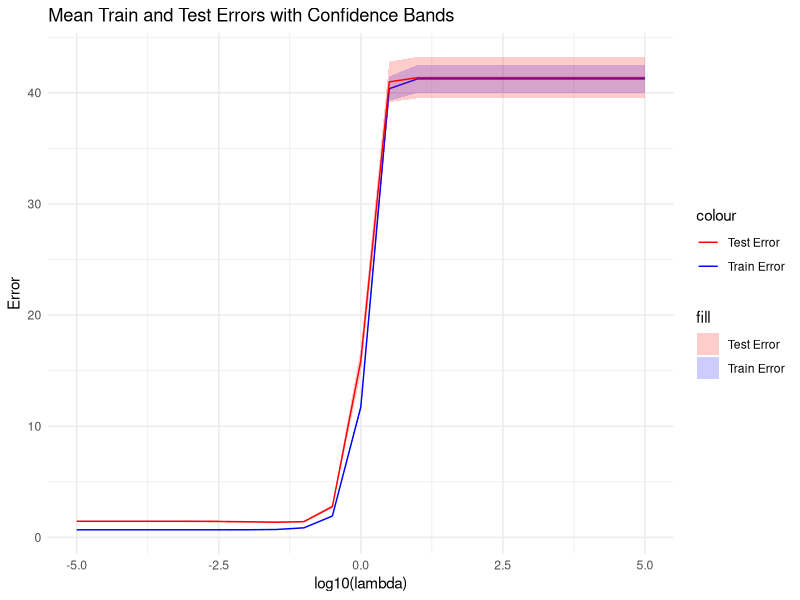
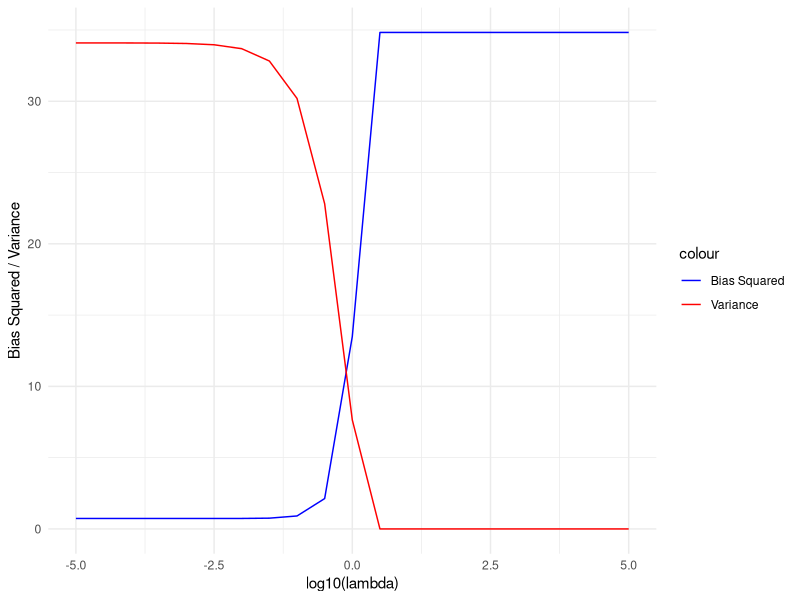
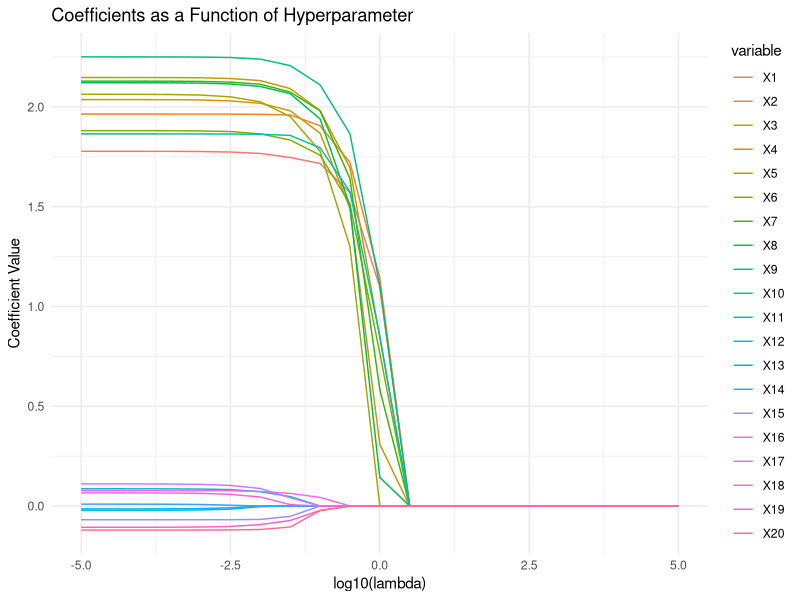

The R source for these figures, in order:
## ---- chunk 1
# Load required libraries
library(glmnet)
library(caret)
library(ggplot2)
library(reshape2)

# Set the seed for reproducibility
set.seed(123)

# Define the number of observations and relevant features
num_features_total <- 20
num_examples_total <- 100

num_trials <- 100
prop_relevant_features <- 0.5
prop_train_examples <- 0.7
ci_level <- 0.95

# Define a range of regularization parameters
lambda_seq <- 10^seq(-5, 5, by = 0.5)

# Create empty matrices to store the results
train_errors <- matrix(0, nrow = num_trials, ncol = length(lambda_seq))
test_errors <- matrix(0, nrow = num_trials, ncol = length(lambda_seq))


num_relevant_features <- prop_relevant_features * num_features_total
num_train_examples <- prop_train_examples * num_examples_total 



# Perform the trials
for (i in 1:num_trials) {
  # Generate the feature matrix
  X <- matrix(rnorm(num_features_total * num_examples_total), ncol = num_features_total)
  
  # Generate the true coefficients
  true_coefficients <- c(rep(2, num_relevant_features), rep(0, (num_features_total - num_relevant_features)))
  
  # Generate the target variable
  y <- X %*% true_coefficients + rnorm(num_examples_total)
  
  # Convert data to a dataframe
  data <- data.frame(y, X)
  
  # Split the data into training and testing sets
  train_index <- createDataPartition(data$y, p = prop_train_examples, list = FALSE)
  train_data <- data[train_index, ]
  test_data <- data[-train_index, ]
  
  # Create an empty matrix to store the coefficients
  coefficients <- matrix(0, nrow = length(lambda_seq), ncol = dim(train_data[, -1])[2])  
  
  # Lists to store the errors for this trial
  trial_train_errors <- vector("numeric", length(lambda_seq))
  trial_test_errors <- vector("numeric", length(lambda_seq))
  bias_squared <- vector("numeric", length(lambda_seq))
  variance <- vector("numeric", length(lambda_seq))
  
  # Perform Lasso regression for each lambda value
  for (j in seq_along(lambda_seq)) {
    # Train the Lasso model
    lasso_model <- glmnet(x = as.matrix(train_data[, -1]), y = train_data$y, alpha = 1, lambda = lambda_seq[j])
    
    # Make predictions on the training set
    train_predictions <- predict(lasso_model, newx = as.matrix(train_data[, -1]))
    
    # Compute the training error
    trial_train_errors[j] <- mean((train_data$y - train_predictions)^2)
    
    # Make predictions on the test set
    test_predictions <- predict(lasso_model, newx = as.matrix(test_data[, -1]))
    
    # Compute the test error
    trial_test_errors[j] <- mean((test_data$y - test_predictions)^2)
    
    # Compute the bias squared
    bias_squared[j] <- mean((train_predictions - train_data$y)^2)
    
    # Compute the variance
    variance[j] <- mean((train_predictions - mean(train_predictions))^2)
    
    # Store the coefficients for this lambda value
    coefficients[j, ] <- coef(lasso_model)[-1]

  }
  
  
  # Store the errors for this trial in the matrices
  train_errors[i, ] <- trial_train_errors
  test_errors[i, ] <- trial_test_errors

}

# Calculate the mean and standard deviation of the train and test errors
mean_train_errors <- apply(train_errors, 2, mean)
mean_test_errors <- apply(test_errors, 2, mean)
sd_train_errors <- apply(train_errors, 2, sd)
sd_test_errors <- apply(test_errors, 2, sd)

# Create a data frame with lambda and errors
error_data <- data.frame(lambda = lambda_seq, TrainError = mean_train_errors, TestError = mean_test_errors, TrainSE = sd_train_errors, TestSE = sd_test_errors)

## ---- chunk 2
# Plot the train and test errors with confidence bands
ggplot(error_data,aes(x = log10(lambda))) +
  geom_line(aes(y = TrainError, color = "Train Error")) +
  geom_ribbon(aes(ymin = TrainError - qnorm(0.5*(1 + ci_level)) * TrainSE/sqrt(num_trials - 1), ymax = TrainError + qnorm(0.5*(1 + ci_level)) * TrainSE/sqrt(num_trials - 1), fill = "Train Error"), alpha = 0.2) +
  geom_line(aes(y = TestError, color = "Test Error")) +
  geom_ribbon(aes(ymin = TestError - qnorm(0.5*(1 + ci_level)) * TestSE/sqrt(num_trials - 1), ymax = TestError + qnorm(0.5*(1 + ci_level)) * TestSE/sqrt(num_trials - 1), fill = "Test Error"), alpha = 0.2) +
  scale_color_manual(values = c("Train Error" = "blue", "Test Error" = "red")) +
  scale_fill_manual(values = c("Train Error" = "blue", "Test Error" = "red")) +
  labs(x = "log10(lambda)", y = "Error", title = "Mean Train and Test Errors with Confidence Bands") +
  theme_minimal() 
## ---- chunk 3
# Create a data frame with lambda and bias/variance
bias_variance_data <- data.frame(lambda = lambda_seq, BiasSquared = bias_squared, Variance = variance)

# Plot the bias squared and variance
ggplot(bias_variance_data, aes(x = log10(lambda))) +
  geom_line(aes(y = BiasSquared, color = "Bias Squared")) +
  geom_line(aes(y = Variance, color = "Variance")) +
  scale_color_manual(values = c("Bias Squared" = "blue", "Variance" = "red")) +
  labs(x = "log10(lambda)", y = "Bias Squared / Variance") +
  theme_minimal()
## ---- chunk 4
# Create a data frame with lambda and coefficients
coefficients_data <- data.frame(lambda = lambda_seq, coefficients)

# Melt the data frame to long format for plotting
melted_coefficients <- reshape2::melt(coefficients_data, id.vars = "lambda")

# Plot the coefficients as a function of the hyperparameter
ggplot(melted_coefficients, aes(x = log10(lambda), y = value, color = variable)) +
  geom_line() +
  labs(x = "log10(lambda)", y = "Coefficient Value", title = "Coefficients as a Function of Hyperparameter") +
  theme_minimal()

